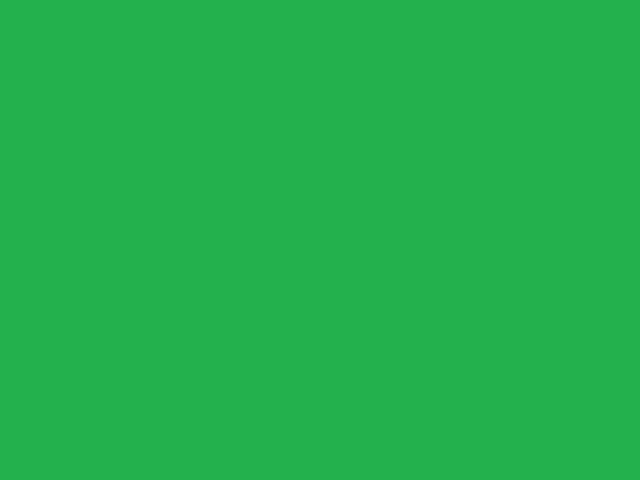
#> input picture ui_blank2.jpg, 640 x 480 px
$ python colour_slider_calib_kinect.py   (Python 2 division)
#> lines starting #> are read from the running program, lines starting #| are printed output that depends on the picture; after the words box and inside, x2 and y2 are one past the last pixel; in counts of white or black regions, pixels touching at a corner belong together
import freenect
import cv2
import numpy as np
#from functions import *

def nothing(x):
    pass

#cv2.namedWindow('edge')
cv2.namedWindow('thr')#order of namedWindow affects order of imshow
cv2.moveWindow('thr',500,600)

cv2.namedWindow('ui')
cv2.moveWindow('ui',0,0)
cv2.namedWindow('disparity')#order of namedWindow affects order of imshow
cv2.moveWindow('disparity',800,600)

#cv2.namedWindow('Input')
#cv2.moveWindow('Input',0,600)
cv2.createTrackbar('low_th', 'thr', 220, 255, nothing)
cv2.createTrackbar('high_th', 'thr', 223, 255, nothing)
#cv2.namedWindow('Win')
kernel = np.ones((5, 5), np.uint8)


print('Press \'b\' in window to stop')
#ui=cv2.imread("ui_paint.jpg")#global blank frame, will be painted
ui=cv2.imread("ui_blank2.jpg")
#> ui is the input picture: shape (480, 640, 3); mean B, G, R 77, 177, 35
flag=0

count=0
x=0
y=0
w=0
h=0

xb=44#slider bar locations
yb=125

xg=74
yg=125

xr=104
yr=125

b=200
g=200
r=200
m=1#slope
c=0#init intercept
color=b,255,255
#cv2.createTrackbar('dilate', 'edge',0,10,nothing)
def pretty_depth(depth):
    np.clip(depth, 0, 2**10 - 1, depth)
    depth >>= 2
    depth = depth.astype(np.uint8)
    return depth

while 1:
	#ui=cv2.imread("ui_paint.jpg")
	count=count+1
	#ui=cv2.imread("ui_blank.jpg")
	#ui=cv2.imread("ui_blank.jpg")
	#Scaling Ref rects_________________________________________
	cv2.rectangle(ui,(0,0),(110,480),(77,177,35),200)#ui color; so that panel values aren't smudged all over
	cv2.rectangle(ui,(0,0),(210,480),(0,0,0),2)#really thick rect sticks out of 110

	cv2.rectangle(ui,(0,0),(640,480),(0,0,0),2)#really thick rect sticks out of 110

	#blue slider
	cv2.rectangle(ui,(50,70),(60,325),(150,50,0),2)#blue slider bar

	cv2.rectangle(ui,(50,350),(60,360),(150,50,0),2)# blue -
#> ui: shape (480, 640, 3); mean B, G, R 76.2, 173.5, 34.3
	cv2.putText(ui,"-",(35,360),cv2.FONT_HERSHEY_SIMPLEX,0.5,(150,50,0),2)
#> ui: shape (480, 640, 3); mean B, G, R 76.2, 173.5, 34.3
	cv2.rectangle(ui,(50,330),(60,340),(150,50,0),2)# blue +
#> ui: shape (480, 640, 3); mean B, G, R 76.2, 173.5, 34.2
	cv2.putText(ui,"+",(35,340),cv2.FONT_HERSHEY_SIMPLEX,0.5,(150,50,0),2)
#> ui: shape (480, 640, 3); mean B, G, R 76.3, 173.5, 34.2

	#green slider
	cv2.rectangle(ui,(80,70),(90,325),(0,100,0),2)#green slider bar

	cv2.rectangle(ui,(80,350),(90,360),(0,100,0),2)# green -
#> ui: shape (480, 640, 3); mean B, G, R 75.8, 173, 34
	cv2.putText(ui,"-",(65,360),cv2.FONT_HERSHEY_SIMPLEX,0.5,(0,100,0),2)
#> ui: shape (480, 640, 3); mean B, G, R 75.8, 173, 34
	cv2.rectangle(ui,(80,330),(90,340),(0,100,0),2)# green +
#> ui: shape (480, 640, 3); mean B, G, R 75.8, 173, 34
	cv2.putText(ui,"+",(65,340),cv2.FONT_HERSHEY_SIMPLEX,0.5,(0,100,0),2)
#> ui: shape (480, 640, 3); mean B, G, R 75.8, 173, 34

	#red slider
	cv2.rectangle(ui,(110,70),(120,325),(0,0,150),2)#red slider bar
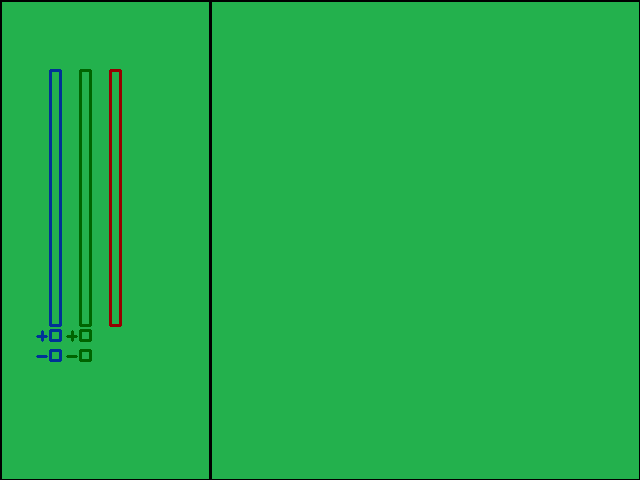
#> ui: shape (480, 640, 3); mean B, G, R 75.4, 172.1, 34.6

	cv2.rectangle(ui,(110,350),(120,360),(0,0,150),2)# red -
#> ui: shape (480, 640, 3); 0.04% of pixels changed, all inside (x1, y1, x2, y2) = (109, 349, 122, 362)
	cv2.putText(ui,"-",(95,360),cv2.FONT_HERSHEY_SIMPLEX,0.5,(0,0,150),2)
#> ui: shape (480, 640, 3); mean B, G, R 75.3, 172, 34.7
	cv2.rectangle(ui,(110,330),(120,340),(0,0,150),2)# red +
#> ui: shape (480, 640, 3); mean B, G, R 75.3, 171.9, 34.7
	cv2.putText(ui,"+",(95,340),cv2.FONT_HERSHEY_SIMPLEX,0.5,(0,0,150),2)
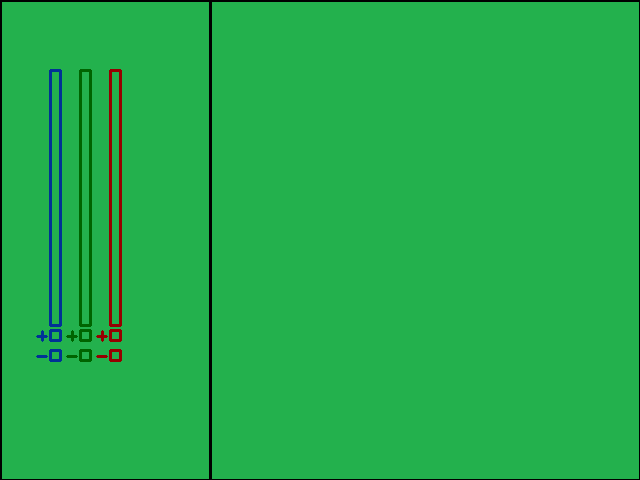
#> ui: shape (480, 640, 3); mean B, G, R 75.3, 171.9, 34.7


	low_th=cv2.getTrackbarPos('low_th', 'thr')
	high_th=cv2.getTrackbarPos('high_th', 'thr')
#get kinect input__________________________________________________________________________
#> (the run stopped early here; a loop or call above may not have finished)
